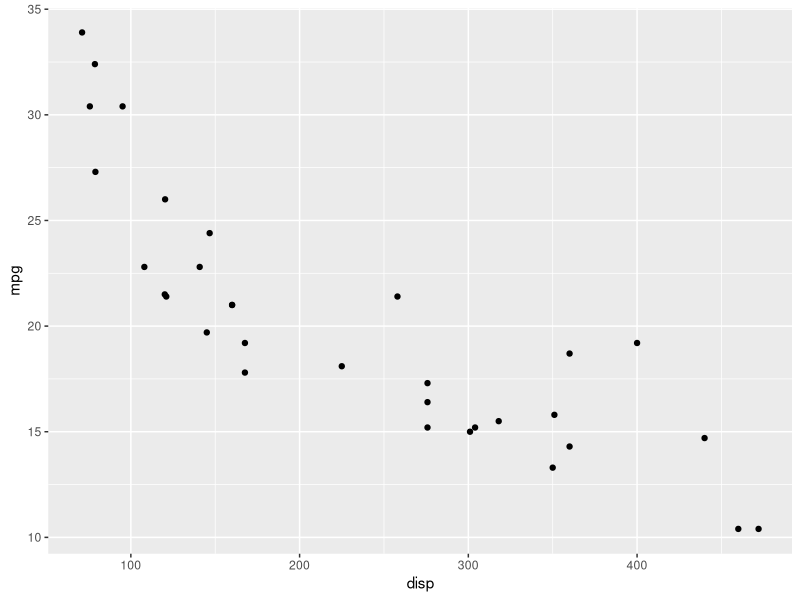
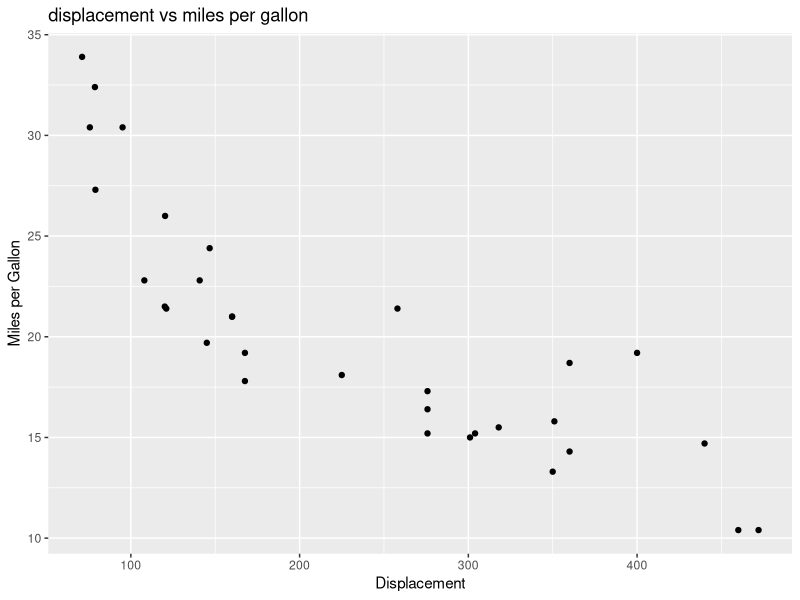
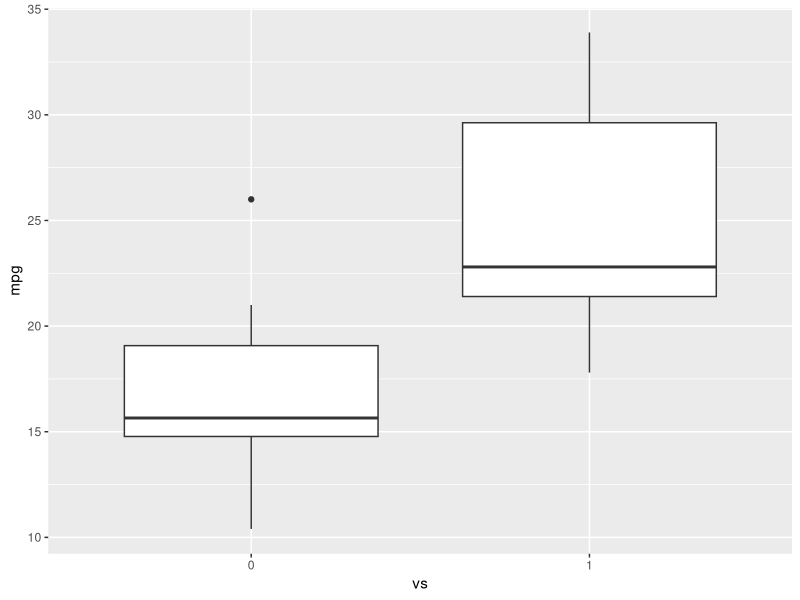
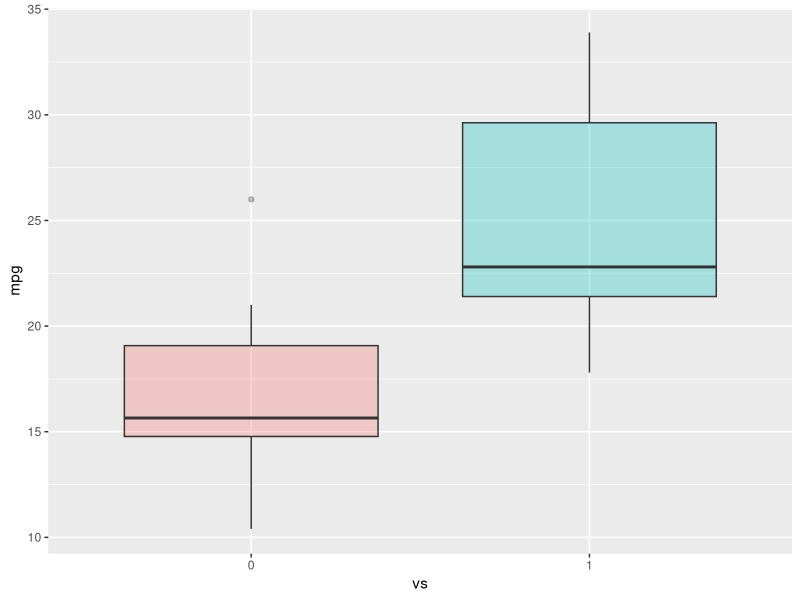
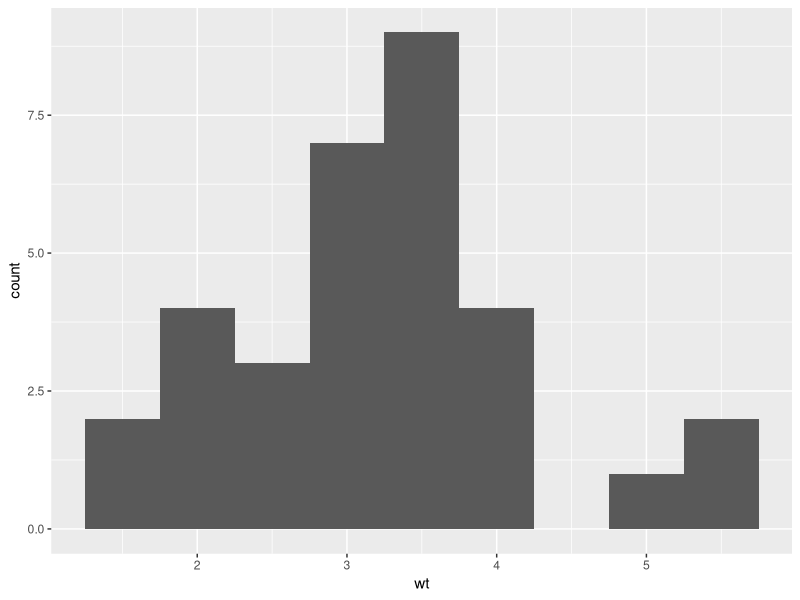

The R source for these figures, in order:
library(datasets)
data("mtcars")
head(mtcars,5)
library(ggplot2)
ggplot(aes(x=disp, y=mpg,), data=mtcars)+geom_point()
#change axis name

ggplot(aes(x=disp,y=mpg,),data=mtcars)+geom_point()+ggtitle("displacement vs miles per gallon") + labs(x = "Displacement", y = "Miles per Gallon")

#make vs a factor
mtcars$vs <- as.factor(mtcars$vs)

#create boxplot of the distribution for v-shaped and straight Engine

ggplot(aes(x=vs, y=mpg), data = mtcars) + geom_boxplot()

ggplot(aes(x=vs, y=mpg, fill = vs), data = mtcars) + 
  geom_boxplot(alpha=0.3) +
  theme(legend.position="none")

ggplot(aes(x=wt),data=mtcars) + geom_histogram(binwidth=0.5)
